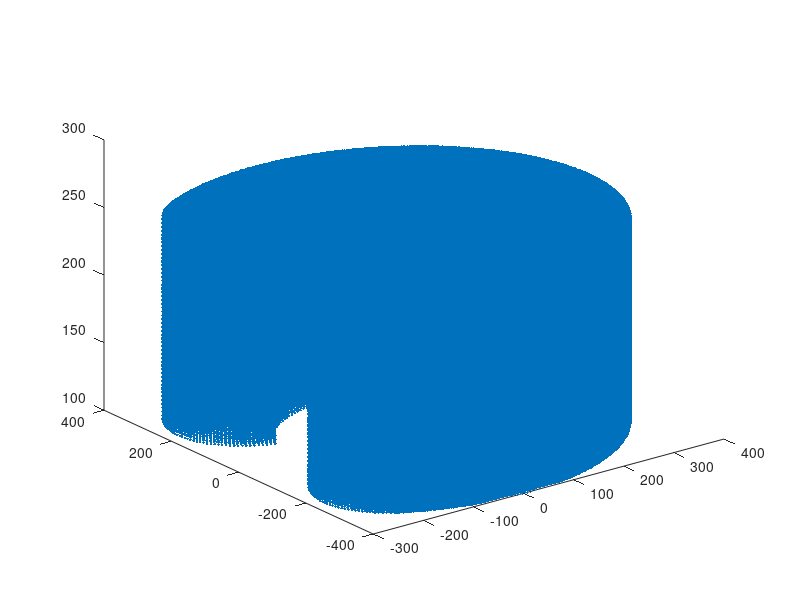

MATLAB code to generate this figure:
a1=250;a2=150;d1=300;d4=50;
theta1=linspace(-120,120,100)*pi/180;
theta2=linspace(-130,130,100)*pi/180;
d3=linspace(0,150,100);
theta4=linspace(-360,360,100)*pi/180;
[T1,T2,D3]=ndgrid(theta1,theta2,d3); % if t4 incoporate then Add t4 here
xM = round((a2*cos(T1 + T2) + a1*cos(T1))); % and use it in x y z as T4
yM = round((a2*sin(T1 + T2) + a1*sin(T1)));
zM = round(( d1 - D3 - d4));
plot3(xM(:),yM(:),zM(:),'.')
